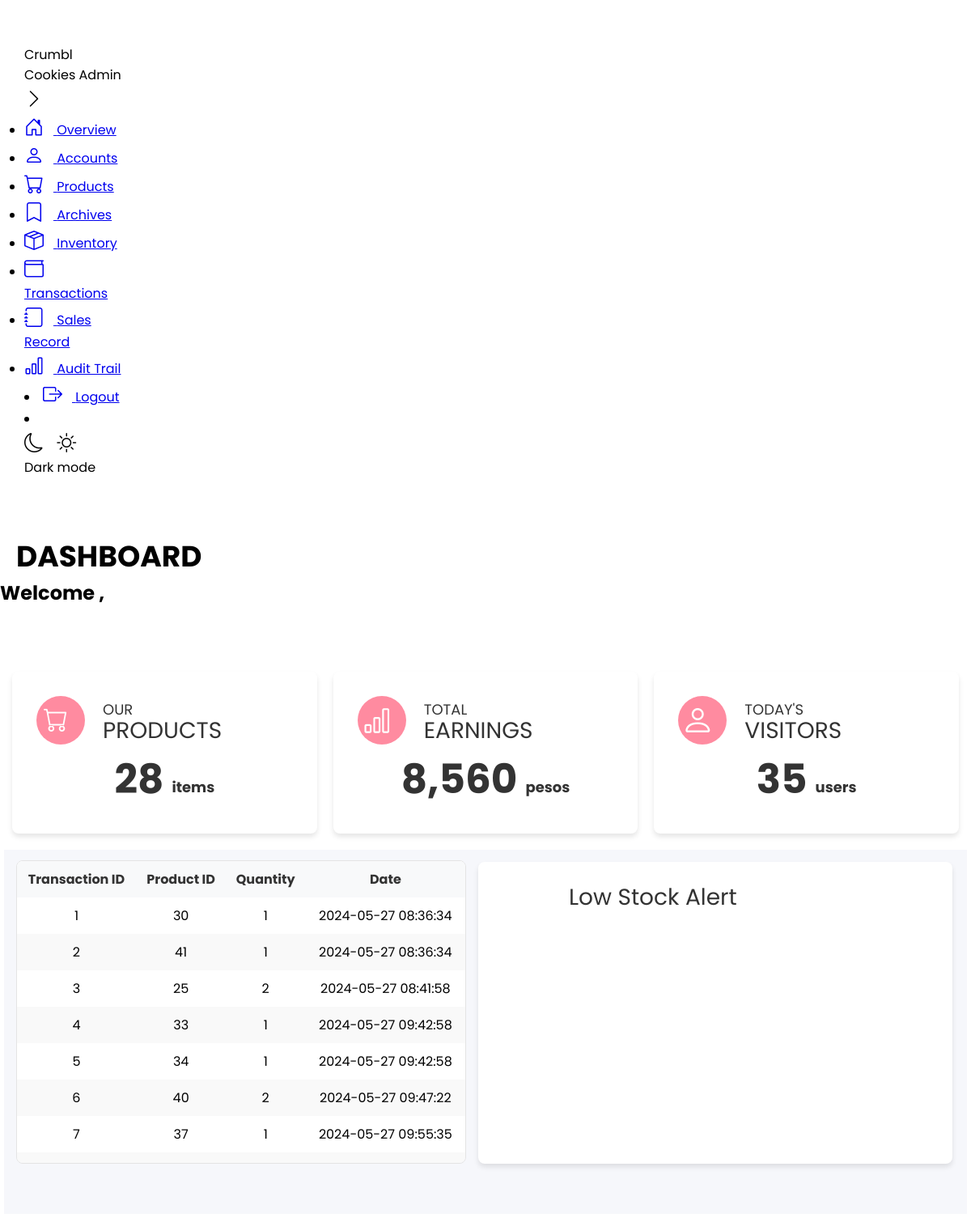
/admin-overview.php, run on the app's committed database.
### tables this page shows
CREATE TABLE `transaction_table` (
  `transaction_id` int(11) NOT NULL AUTO_INCREMENT,
  `product_id` int(11) NOT NULL,
  `quantity_sold` int(11) NOT NULL,
  `reference_number` varchar(45) NOT NULL,
  `receipt_number` varchar(45) NOT NULL,
  `status` enum('Paid','Pending') NOT NULL,
  `transaction_date` datetime NOT NULL,
  PRIMARY KEY (`transaction_id`),
  KEY `product_id` (`product_id`),
  CONSTRAINT `product_id` FOREIGN KEY (`product_id`) REFERENCES `product_table` (`product_id`) ON DELETE NO ACTION ON UPDATE NO ACTION
);

### admin-overview.php (the view, shortened to what this page needs)
<!DOCTYPE html>
<html lang="en">
<head>
  <link rel="stylesheet" href="style.css">
  <link href="https://cdnjs.cloudflare.com/ajax/libs/bootstrap-icons/1.8.3/font/bootstrap-icons.min.css" rel="stylesheet">
</head>
<body>
<?php
    $fullname = $_SESSION['full_name'];
    $type = $_SESSION['role'];
?>
<nav class="sidebar close">
    <header>
      <div class="image-text">
        <div class="text logo-text">
          <span class="name">Crumbl Cookies</span>
          <span class="profession">Admin</span>
        </div>
      </div>
      <i class="bi bi-chevron-right toggle"></i>
    </header>
    <div class="menu-bar">
      <div class="menu">
        <ul class="menu-links">
          <li class="nav-link">
            <a href="admin-overview.php">
              <i class="bi bi-house-door icon"></i>
              <span class="text nav-text">Overview</span>
            </a>
          </li>
          <li class="nav-link">
            <a href="accounts.php">
              <i class="bi bi-person icon"></i>
              <span class="text nav-text">Accounts</span>
            </a>
          </li>
          <li class="nav-link">
            <a href="products.php">
              <i class="bi bi-cart icon"></i>
              <span class="text nav-text">Products</span>
            </a>
          </li>
          <li class="nav-link">
            <a href="archives.php">
              <i class="bi bi-bookmark icon"></i>
              <span class="text nav-text">Archives</span>
            </a>
          </li>
          <li class="nav-link">
            <a href="inventory.php">
              <i class="bi bi-box-seam icon"></i>
              <span class="text nav-text">Inventory</span>
            </a>
          </li>
          <li class="nav-link">
            <a href="transactions.php">
              <i class="bi bi-wallet icon"></i>
              <span class="text nav-text">Transactions</span>
            </a>
          </li>
          <li class="nav-link">
            <a href="salesrecord.php">
              <i class="bi bi-journal icon"></i>
              <span class="text nav-text">Sales Record</span>
            </a>
          </li>
          <li class="nav-link">
            <a href="audittrail.php">
              <i class="bi bi-bar-chart icon"></i>
              <span class="text nav-text">Audit Trail</span>
            </a>
          </li>
        </ul>
      </div>
      <div class="bottom-content">
        <li>
          <a href="logout.php">
            <i class="bi bi-box-arrow-right icon"></i>
            <span class="text nav-text">Logout</span>
          </a>
        </li>
        <li class="mode">
          <div class="sun-moon">
            <i class="bi bi-moon icon moon"></i>
            <i class="bi bi-sun icon sun"></i>
          </div>
          <span class="mode-text text">Dark mode</span>
        </li>
      </div>
    </div>
  </nav>
  <section class="home">
  <div class="text">
    <div class="dashboard-text">DASHBOARD</div>
    <h1> Welcome <?php echo $type.", ".$fullname ?> </h1>
  </div>
  <div class="top-container">
  <div class="top-box">
  <div class="circle">
    <i class="bi bi-cart" style="color: #fff; font-size: 30px; margin-top: 2px; margin-left: 0px;"></i>
  </div>
  <div class="product-text">
    <span class="small-text">OUR</span><br>
    <span class="large-text">PRODUCTS</span>
  </div>
  <div class="product-number">
    <div class="number">28</div>
    <span class="item-text">items</span>
  </div>
</div>
    <div class="top-box">
    <div class="circle">
    <i class="bi bi-bar-chart" style="color: #fff; font-size: 35px; margin-top: 2px; margin-left: 0px;"></i>
  </div>
  <div class="product-text">
    <span class="small-text">TOTAL</span><br>
    <span class="large-text">EARNINGS</span>
  </div>
  <div class="product-number">
    <div class="number">8,560</div>
    <span class="item-text">pesos</span>
  </div>
    </div>
    <div class="top-box">
    <div class="circle">
    <i class="bi bi-person" style="color: #fff; font-size: 40px; margin-top: 2px; margin-left: 0px;"></i>
  </div>
  <div class="product-text">
    <span class="small-text">TODAY'S</span><br>
    <span class="large-text">VISITORS</span>
  </div>
  <div class="product-number">
    <div class="number">35</div>
    <span class="item-text">users</span>
  </div>
    </div>
  </div>
  <div class="middle-container">
  <div class="table-container">
    <?php
      include "dbconnect.php";
      $selectsql = "SELECT * FROM inven_sales";
      if (isset($_POST['search']) && $_POST['search'] != NULL) {
        $searchinput = $_POST['search'];
        $selectsql = "SELECT * FROM transaction_table WHERE transaction_id LIKE '%$searchinput%' OR product_id LIKE '%$searchinput%' OR transaction_date LIKE '%$searchinput%'";
      } else {
        $selectsql = "SELECT * FROM transaction_table";
      }
      $result = $conn->query($selectsql);
      if ($result->num_rows > 0) {
        echo "<div class='table' id='transaction_table'>";
        echo "<div class='table__body'>";
        echo "<table>";
        echo "<thead>";
        echo "<tr>";
        echo "<th>Transaction ID</th>";
        echo "<th>Product ID</th>";
        echo "<th>Quantity</th>";
        echo "<th>Date</span></th>";
        echo "</tr>";
        echo "</thead>";
        echo "<tbody>";
        foreach ($result as $fielddata) {
          echo "<tr>";
          echo "<td>" . $fielddata['transaction_id'] . "</td>";
          echo "<td>" . $fielddata['product_id'] . "</td>";
          echo "<td>" . $fielddata['quantity_sold'] . "</td>";
          echo "<td>" . $fielddata['transaction_date'] . "</td>";
          echo "</tr>";
        }
        echo "</tbody>";
        echo "</table>";
        echo "</div>";
        echo "</div>";
      } else {
        echo "<p>No records found</p>";
      }
    ?>
  </div>
<div class="stock-container">
    <div class="product-text">Low Stock Alert</div>
    </div>
</div>
</section>
</body>
</html>

### style.css (style rules this page uses)
* { margin: 0; padding: 0; box-sizing: border-box; font-family: "Poppins", sans-serif; }
:root { --tran-03: all 0.2s ease; --tran-03: all 0.3s ease; --tran-04: all 0.3s ease; --tran-05: all 0.3s ease; --body-font: "Poppins", sans-serif; --theme-bg: #f6f7fb; --body-color: #333; --button-bg: #fdfbff; --border-color: #000; --delay: 0s; }
html { -webkit-font-smoothing: antialiased; }
.sidebar { width: 15%; height: 100%; padding: 30px; display: flex; flex-direction: column; flex-shrink: 0; transition-duration: 0.2s; overflow-y: auto; overflow-x: hidden; }
.bi { font-size: 1.5rem; margin-right: 0.75rem; }
.circle { position: absolute; top: 30px; left: 30px; height: 60px; width: 60px; background: #ff8ba0; color: #fff; font-size: 1.2rem; border-radius: 50%; display: flex; justify-content: center; align-items: center; }
.small-text { font-size: 18px; font-weight: 400; color: #333; line-height: 0.1rem; }
.large-text { font-size: 28px; font-weight: 600; color: #333; margin-top: 5px; }
.product-number { display: inline-flex; align-items: center; justify-content: center; margin: 10px; }
.number { font-size: 50px; font-weight: bold; color: #333; margin: 0; padding-right: 10px; text-align: right; line-height: 1; margin-top: 10px; }
.item-text { font-size: 18px; color: #333; margin: 0; margin-top: 30px; }
* { margin: 0; padding: 0; box-sizing: border-box; }
.table__body { width: 95%; max-height: calc(89% - 1.6rem); background-color: #ffffff; border: 1px solid #e4e4e4; margin: 0.8rem auto; border-radius: 8px; overflow: auto; }
table { width: 100%; border-collapse: collapse; }
thead th { padding: 1rem; position: sticky; top: 0; background-color: #f8f9fa; cursor: pointer; text-transform: capitalize; color: #343a40; z-index: 2; transition: background-color 0.3s ease, color 0.3s ease; }
tbody tr:nth-child(even) { background-color: #f8f9fa; }
tbody tr td { padding: 1rem; transition: background-color 0.2s ease; }

### admin-overview.php (style rules this page uses)
.top-container, .bottom-container { width: calc(100% - 10px); display: flex; justify-content: center; margin: 10px auto; flex: 1; }
.top-container { margin-top: 70px; }
.middle-container { width: calc(100% - 10px); background-color: #f6f7fb; max-width: 1600px; margin: 10px auto; display: flex; justify-content: center; flex: 1; }
.top-box { width: 450px; height: 200px; border-radius: 8px; }
.stock-container { width: 706px; margin-right: 18px; height: 373px; border-radius: 8px; margin-top: 15px; padding: 0; justify-content: left; }
.top-box { position: relative; background: white; font-size: 32px; font-weight: 700; text-align: center; box-shadow: 0 4px 6px rgba(0, 0, 0, 0.1); }
.stock-container { background-color: white; font-size: 32px; font-weight: 700; text-align: center; box-shadow: 0 4px 6px rgba(0, 0, 0, 0.1); }
.top-box, .middle-box { border-radius: 8px; margin: 10px; }
.top-box, .middle-box, .stock-container { transition: transform 0.3s ease-out, background-color 0.3s ease-out; }
.dashboard-text { font-size: 36px; font-weight: bold; color: var(--text-color); margin-top: 40px; margin-left: 20px; }
.circle { position: absolute; top: 30px; left: 30px; height: 60px; width: 60px; background: #ff8ba0; color: #fff; font-size: 1.2rem; border-radius: 50%; display: flex; justify-content: center; align-items: center; }
.product-text { font-size: 28px; font-weight: 400; color: #333; margin-left: 7rem; margin-top: 30px; line-height: 1.8rem; text-align: left; }
.small-text { font-size: 18px; font-weight: 400; color: #333; }
.large-text { font-size: 28px; font-weight: 400; color: #333; margin-top: 5px; }
.product-number { display: inline-flex; align-items: center; justify-content: center; margin: 10px; }
.number { font-size: 50px; font-weight: bold; color: #333; margin: 0; padding-right: 10px; text-align: right; line-height: 1; margin-top: 10px; }
.item-text { font-size: 18px; color: #333; margin: 0; margin-top: 30px; }
.table-container { width: 706px; max-width: 900px; height: auto; max-height: 450px; display: flex; margin: 0; padding: 0; }
.table { width: 100%; border-collapse: collapse; }
.table th, .table td { padding: 10px; text-align: center; }
.table th { color: #333; }
.table tbody tr:nth-child(even) { background-color: #f9f9f9; }

### data on the page
transaction_table: transaction_id "1", product "30", quantity_sold "1", transaction_date "2024-05-27 08:36:34"
transaction_table: transaction_id "2", product "41", quantity_sold "1", transaction_date "2024-05-27 08:36:34"
transaction_table: transaction_id "3", product "25", quantity_sold "2", transaction_date "2024-05-27 08:41:58"
transaction_table: transaction_id "4", product "33", quantity_sold "1", transaction_date "2024-05-27 09:42:58"
transaction_table: transaction_id "5", product "34", quantity_sold "1", transaction_date "2024-05-27 09:42:58"
transaction_table: transaction_id "6", product "40", quantity_sold "2", transaction_date "2024-05-27 09:47:22"
transaction_table: transaction_id "7", product "37", quantity_sold "1", transaction_date "2024-05-27 09:55:35"
